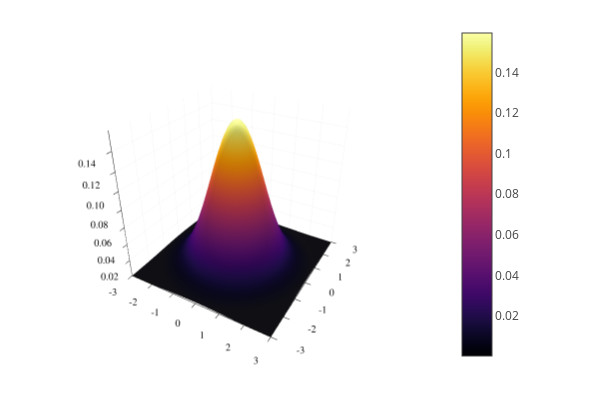

Notebook source saved alongside this figure:
### Markdown cell above
$X$と$Y$は独立に標準正規分布に従う

### Code cell
surface(-3:0.1:3,-3:0.1:3,(x,y)->pdf(Normal(0,1),x)*pdf(Normal(0,1),y))

### Figure 1 — Plotly figure (JSON) as saved in the notebook; plotly's stock layout.template omitted (floating-point values rounded to 4 significant figures; data arrays with more than 128 entries replaced by an {"elided": "..."} marker saying what was removed)
{"data": [{"colorbar": {"len": 0.9525, "title": "", "x": 0.7541, "y": 0.5139}, "colorscale": {"elided": "256x2 mixed values"}, "name": "y1", "opacity": null, "scene": "scene", "showlegend": false, "showscale": true, "type": "surface", "x": [-3, -2.9, -2.8, -2.7, -2.6, -2.5, -2.4, -2.3, -2.2, -2.1, -2, -1.9, -1.8, -1.7, -1.6, -1.5, -1.4, -1.3, -1.2, -1.1, -1, -0.9, -0.8, -0.7, -0.6, -0.5, -0.4, -0.3, -0.2, -0.1, 0, 0.1, 0.2, 0.3, 0.4, 0.5, 0.6, 0.7, 0.8, 0.9, 1, 1.1, 1.2, 1.3, 1.4, 1.5, 1.6, 1.7, 1.8, 1.9, 2, 2.1, 2.2, 2.3, 2.4, 2.5, 2.6, 2.7, 2.8, 2.9, 3], "xaxis": "x", "y": [-3, -2.9, -2.8, -2.7, -2.6, -2.5, -2.4, -2.3, -2.2, -2.1, -2, -1.9, -1.8, -1.7, -1.6, -1.5, -1.4, -1.3, -1.2, -1.1, -1, -0.9, -0.8, -0.7, -0.6, -0.5, -0.4, -0.3, -0.2, -0.1, 0, 0.1, 0.2, 0.3, 0.4, 0.5, 0.6, 0.7, 0.8, 0.9, 1, 1.1, 1.2, 1.3, 1.4, 1.5, 1.6, 1.7, 1.8, 1.9, 2, 2.1, 2.2, 2.3, 2.4, 2.5, 2.6, 2.7, 2.8, 2.9, 3], "yaxis": "y", "z": {"elided": "61x61 float values"}, "zaxis": "z", "zmax": 0.1592, "zmin": 1.964e-05}], "layout": {"annotations": [], "height": 400, "legend": {"bgcolor": "rgba(255, 255, 255, 1.000)", "bordercolor": "rgba(0, 0, 0, 1.000)", "borderwidth": 1, "font": {"color": "rgba(0, 0, 0, 1.000)", "family": "sans-serif", "size": 11}, "title": {"font": {"color": "rgba(0, 0, 0, 1.000)", "family": "sans-serif", "size": 15}, "text": ""}, "tracegroupgap": 0, "traceorder": "normal", "x": 1, "xanchor": "auto", "y": 1, "yanchor": "auto"}, "margin": {"b": 20, "l": 0, "r": 0, "t": 20}, "paper_bgcolor": "rgba(255, 255, 255, 1.000)", "plot_bgcolor": "rgba(255, 255, 255, 1.000)", "scene": {"camera": {"eye": {"x": 1.126, "y": -1.95, "z": 1.3}, "projection": "orthographic"}, "domain": {"x": [0.03619, 0.7541], "y": [0.03762, 0.9902]}, "xaxis": {"gridcolor": "rgba(0, 0, 0, 0.100)", "gridwidth": 0.5, "linecolor": "rgba(0, 0, 0, 1.000)", "mirror": false, "range": [-3, 3], "showgrid": true, "showline": true, "showticklabels": true, "tickangle": 0, "tickcolor": "rgb(0, 0, 0)", "tickfont": {"color": "rgba(0, 0, 0, 1.000)", "family": "sans-serif", "size": 11}, "tickmode": "array", "ticks": "inside", "ticktext": ["-3", "-2", "-1", "0", "1", "2", "3"], "tickvals": [-3, -2, -1, 0, 1, 2, 3], "title": "", "titlefont": {"color": "rgba(0, 0, 0, 1.000)", "family": "sans-serif", "size": 15}, "type": "-", "visible": true, "zeroline": false, "zerolinecolor": "rgba(0, 0, 0, 1.000)"}, "yaxis": {"gridcolor": "rgba(0, 0, 0, 0.100)", "gridwidth": 0.5, "linecolor": "rgba(0, 0, 0, 1.000)", "mirror": false, "range": [-3, 3], "showgrid": true, "showline": true, "showticklabels": true, "tickangle": 0, "tickcolor": "rgb(0, 0, 0)", "tickfont": {"color": "rgba(0, 0, 0, 1.000)", "family": "sans-serif", "size": 11}, "tickmode": "array", "ticks": "inside", "ticktext": ["-3", "-2", "-1", "0", "1", "2", "3"], "tickvals": [-3, -2, -1, 0, 1, 2, 3], "title": "", "titlefont": {"color": "rgba(0, 0, 0, 1.000)", "family": "sans-serif", "size": 15}, "type": "-", "visible": true, "zeroline": false, "zerolinecolor": "rgba(0, 0, 0, 1.000)"}, "zaxis": {"gridcolor": "rgba(0, 0, 0, 0.100)", "gridwidth": 0.5, "linecolor": "rgba(0, 0, 0, 1.000)", "mirror": false, "range": [1.964e-05, 0.1592], "showgrid": true, "showline": true, "showticklabels": true, "tickangle": 0, "tickcolor": "rgb(0, 0, 0)", "tickfont": {"color": "rgba(0, 0, 0, 1.000)", "family": "sans-serif", "size": 11}, "tickmode": "array", "ticks": "inside", "ticktext": ["0.02", "0.04", "0.06", "0.08", "0.10", "0.12", "0.14"], "tickvals": [0.02, 0.04, 0.06, 0.08, 0.1, 0.12, 0.14], "title": "", "titlefont": {"color": "rgba(0, 0, 0, 1.000)", "family": "sans-serif", "size": 15}, "type": "-", "visible": true, "zeroline": false, "zerolinecolor": "rgba(0, 0, 0, 1.000)"}}, "showlegend": true, "width": 600}}
